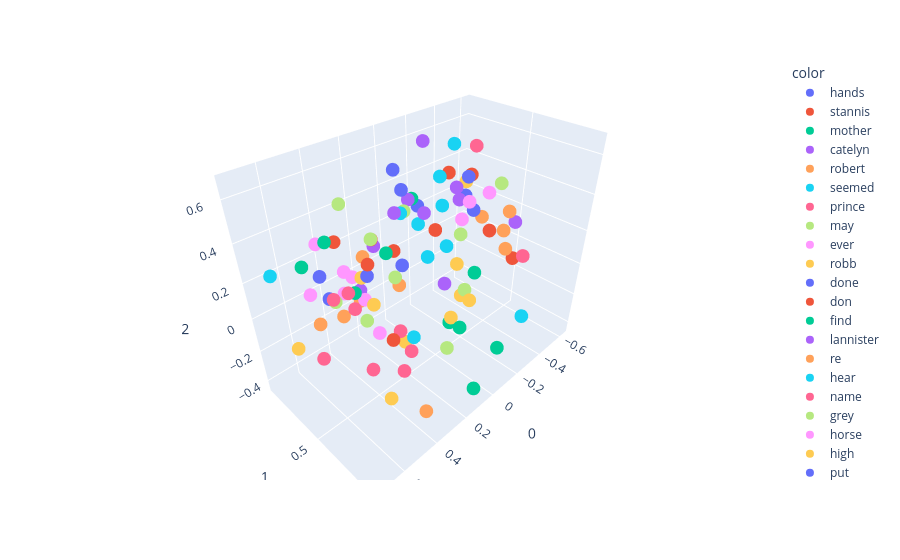

This figure's notebook cell:
### Code cell
import plotly.express as px

fig = px.scatter_3d(data_frame=X[200:300], x=0, y=1, z=2, color=y[200:300])
fig.show()

### Figure 1 — Plotly figure (JSON) as saved in the notebook; plotly's stock layout.template omitted (floating-point values rounded to 4 significant figures)
{"data": [{"hovertemplate": "color=hands<br>0=%{x}<br>1=%{y}<br>2=%{z}<extra></extra>", "legendgroup": "hands", "marker": {"color": "#636efa", "symbol": "circle"}, "mode": "markers", "name": "hands", "scene": "scene", "showlegend": true, "type": "scatter3d", "x": [-0.3162], "y": [0.4065], "z": [0.4455]}, {"hovertemplate": "color=stannis<br>0=%{x}<br>1=%{y}<br>2=%{z}<extra></extra>", "legendgroup": "stannis", "marker": {"color": "#EF553B", "symbol": "circle"}, "mode": "markers", "name": "stannis", "scene": "scene", "showlegend": true, "type": "scatter3d", "x": [0.4035], "y": [0.6352], "z": [-0.006676]}, {"hovertemplate": "color=mother<br>0=%{x}<br>1=%{y}<br>2=%{z}<extra></extra>", "legendgroup": "mother", "marker": {"color": "#00cc96", "symbol": "circle"}, "mode": "markers", "name": "mother", "scene": "scene", "showlegend": true, "type": "scatter3d", "x": [0.4794], "y": [0.4946], "z": [0.2134]}, {"hovertemplate": "color=catelyn<br>0=%{x}<br>1=%{y}<br>2=%{z}<extra></extra>", "legendgroup": "catelyn", "marker": {"color": "#ab63fa", "symbol": "circle"}, "mode": "markers", "name": "catelyn", "scene": "scene", "showlegend": true, "type": "scatter3d", "x": [0.23], "y": [0.3179], "z": [0.2511]}, {"hovertemplate": "color=robert<br>0=%{x}<br>1=%{y}<br>2=%{z}<extra></extra>", "legendgroup": "robert", "marker": {"color": "#FFA15A", "symbol": "circle"}, "mode": "markers", "name": "robert", "scene": "scene", "showlegend": true, "type": "scatter3d", "x": [0.5331], "y": [0.4742], "z": [0.107]}, {"hovertemplate": "color=seemed<br>0=%{x}<br>1=%{y}<br>2=%{z}<extra></extra>", "legendgroup": "seemed", "marker": {"color": "#19d3f3", "symbol": "circle"}, "mode": "markers", "name": "seemed", "scene": "scene", "showlegend": true, "type": "scatter3d", "x": [0.04003], "y": [0.4176], "z": [0.3304]}, {"hovertemplate": "color=prince<br>0=%{x}<br>1=%{y}<br>2=%{z}<extra></extra>", "legendgroup": "prince", "marker": {"color": "#FF6692", "symbol": "circle"}, "mode": "markers", "name": "prince", "scene": "scene", "showlegend": true, "type": "scatter3d", "x": [0.5466], "y": [0.4323], "z": [0.1806]}, {"hovertemplate": "color=may<br>0=%{x}<br>1=%{y}<br>2=%{z}<extra></extra>", "legendgroup": "may", "marker": {"color": "#B6E880", "symbol": "circle"}, "mode": "markers", "name": "may", "scene": "scene", "showlegend": true, "type": "scatter3d", "x": [0.5433], "y": [0.4418], "z": [0.1717]}, {"hovertemplate": "color=ever<br>0=%{x}<br>1=%{y}<br>2=%{z}<extra></extra>", "legendgroup": "ever", "marker": {"color": "#FF97FF", "symbol": "circle"}, "mode": "markers", "name": "ever", "scene": "scene", "showlegend": true, "type": "scatter3d", "x": [0.4259], "y": [0.4862], "z": [0.1434]}, {"hovertemplate": "color=robb<br>0=%{x}<br>1=%{y}<br>2=%{z}<extra></extra>", "legendgroup": "robb", "marker": {"color": "#FECB52", "symbol": "circle"}, "mode": "markers", "name": "robb", "scene": "scene", "showlegend": true, "type": "scatter3d", "x": [0.4046], "y": [0.4446], "z": [0.2271]}, {"hovertemplate": "color=done<br>0=%{x}<br>1=%{y}<br>2=%{z}<extra></extra>", "legendgroup": "done", "marker": {"color": "#636efa", "symbol": "circle"}, "mode": "markers", "name": "done", "scene": "scene", "showlegend": true, "type": "scatter3d", "x": [0.4615], "y": [0.5631], "z": [0.3262]}, {"hovertemplate": "color=don<br>0=%{x}<br>1=%{y}<br>2=%{z}<extra></extra>", "legendgroup": "don", "marker": {"color": "#EF553B", "symbol": "circle"}, "mode": "markers", "name": "don", "scene": "scene", "showlegend": true, "type": "scatter3d", "x": [0.4283], "y": [0.303], "z": [0.3539]}, {"hovertemplate": "color=find<br>0=%{x}<br>1=%{y}<br>2=%{z}<extra></extra>", "legendgroup": "find", "marker": {"color": "#00cc96", "symbol": "circle"}, "mode": "markers", "name": "find", "scene": "scene", "showlegend": true, "type": "scatter3d", "x": [0.3824], "y": [0.5918], "z": [0.4105]}, {"hovertemplate": "color=lannister<br>0=%{x}<br>1=%{y}<br>2=%{z}<extra></extra>", "legendgroup": "lannister", "marker": {"color": "#ab63fa", "symbol": "circle"}, "mode": "markers", "name": "lannister", "scene": "scene", "showlegend": true, "type": "scatter3d", "x": [0.3921], "y": [0.4121], "z": [0.1353]}, {"hovertemplate": "color=re<br>0=%{x}<br>1=%{y}<br>2=%{z}<extra></extra>", "legendgroup": "re", "marker": {"color": "#FFA15A", "symbol": "circle"}, "mode": "markers", "name": "re", "scene": "scene", "showlegend": true, "type": "scatter3d", "x": [0.3655], "y": [0.4132], "z": [0.3006]}, {"hovertemplate": "color=hear<br>0=%{x}<br>1=%{y}<br>2=%{z}<extra></extra>", "legendgroup": "hear", "marker": {"color": "#19d3f3", "symbol": "circle"}, "mode": "markers", "name": "hear", "scene": "scene", "showlegend": true, "type": "scatter3d", "x": [0.1781], "y": [0.4532], "z": [0.4542]}, {"hovertemplate": "color=name<br>0=%{x}<br>1=%{y}<br>2=%{z}<extra></extra>", "legendgroup": "name", "marker": {"color": "#FF6692", "symbol": "circle"}, "mode": "markers", "name": "name", "scene": "scene", "showlegend": true, "type": "scatter3d", "x": [0.5607], "y": [0.5676], "z": [0.2973]}, {"hovertemplate": "color=grey<br>0=%{x}<br>1=%{y}<br>2=%{z}<extra></extra>", "legendgroup": "grey", "marker": {"color": "#B6E880", "symbol": "circle"}, "mode": "markers", "name": "grey", "scene": "scene", "showlegend": true, "type": "scatter3d", "x": [-0.4431], "y": [0.2612], "z": [0.001293]}, {"hovertemplate": "color=horse<br>0=%{x}<br>1=%{y}<br>2=%{z}<extra></extra>", "legendgroup": "horse", "marker": {"color": "#FF97FF", "symbol": "circle"}, "mode": "markers", "name": "horse", "scene": "scene", "showlegend": true, "type": "scatter3d", "x": [-0.3566], "y": [0.509], "z": [0.3816]}, {"hovertemplate": "color=high<br>0=%{x}<br>1=%{y}<br>2=%{z}<extra></extra>", "legendgroup": "high", "marker": {"color": "#FECB52", "symbol": "circle"}, "mode": "markers", "name": "high", "scene": "scene", "showlegend": true, "type": "scatter3d", "x": [-0.1796], "y": [0.5067], "z": [-0.1563]}, {"hovertemplate": "color=put<br>0=%{x}<br>1=%{y}<br>2=%{z}<extra></extra>", "legendgroup": "put", "marker": {"color": "#636efa", "symbol": "circle"}, "mode": "markers", "name": "put", "scene": "scene", "showlegend": true, "type": "scatter3d", "x": [0.2156], "y": [0.4599], "z": [0.6667]}, {"hovertemplate": "color=stone<br>0=%{x}<br>1=%{y}<br>2=%{z}<extra></extra>", "legendgroup": "stone", "marker": {"color": "#EF553B", "symbol": "circle"}, "mode": "markers", "name": "stone", "scene": "scene", "showlegend": true, "type": "scatter3d", "x": [-0.6241], "y": [0.506], "z": [-0.1313]}, {"hovertemplate": "color=wine<br>0=%{x}<br>1=%{y}<br>2=%{z}<extra></extra>", "legendgroup": "wine", "marker": {"color": "#00cc96", "symbol": "circle"}, "mode": "markers", "name": "wine", "scene": "scene", "showlegend": true, "type": "scatter3d", "x": [-0.07075], "y": [0.2576], "z": [0.3618]}, {"hovertemplate": "color=hard<br>0=%{x}<br>1=%{y}<br>2=%{z}<extra></extra>", "legendgroup": "hard", "marker": {"color": "#ab63fa", "symbol": "circle"}, "mode": "markers", "name": "hard", "scene": "scene", "showlegend": true, "type": "scatter3d", "x": [-0.3173], "y": [0.3294], "z": [0.3615]}, {"hovertemplate": "color=water<br>0=%{x}<br>1=%{y}<br>2=%{z}<extra></extra>", "legendgroup": "water", "marker": {"color": "#FFA15A", "symbol": "circle"}, "mode": "markers", "name": "water", "scene": "scene", "showlegend": true, "type": "scatter3d", "x": [-0.5683], "y": [0.4917], "z": [0.1894]}, {"hovertemplate": "color=upon<br>0=%{x}<br>1=%{y}<br>2=%{z}<extra></extra>", "legendgroup": "upon", "marker": {"color": "#19d3f3", "symbol": "circle"}, "mode": "markers", "name": "upon", "scene": "scene", "showlegend": true, "type": "scatter3d", "x": [-0.1234], "y": [0.448], "z": [0.1503]}, {"hovertemplate": "color=fire<br>0=%{x}<br>1=%{y}<br>2=%{z}<extra></extra>", "legendgroup": "fire", "marker": {"color": "#FF6692", "symbol": "circle"}, "mode": "markers", "name": "fire", "scene": "scene", "showlegend": true, "type": "scatter3d", "x": [-0.4649], "y": [0.6741], "z": [0.03756]}, {"hovertemplate": "color=iron<br>0=%{x}<br>1=%{y}<br>2=%{z}<extra></extra>", "legendgroup": "iron", "marker": {"color": "#B6E880", "symbol": "circle"}, "mode": "markers", "name": "iron", "scene": "scene", "showlegend": true, "type": "scatter3d", "x": [-0.1769], "y": [0.5331], "z": [-0.104]}, {"hovertemplate": "color=until<br>0=%{x}<br>1=%{y}<br>2=%{z}<extra></extra>", "legendgroup": "until", "marker": {"color": "#FF97FF", "symbol": "circle"}, "mode": "markers", "name": "until", "scene": "scene", "showlegend": true, "type": "scatter3d", "x": [-0.1521], "y": [0.5566], "z": [0.425]}, {"hovertemplate": "color=these<br>0=%{x}<br>1=%{y}<br>2=%{z}<extra></extra>", "legendgroup": "these", "marker": {"color": "#FECB52", "symbol": "circle"}, "mode": "markers", "name": "these", "scene": "scene", "showlegend": true, "type": "scatter3d", "x": [0.4412], "y": [0.6443], "z": [-0.3442]}, {"hovertemplate": "color=voice<br>0=%{x}<br>1=%{y}<br>2=%{z}<extra></extra>", "legendgroup": "voice", "marker": {"color": "#636efa", "symbol": "circle"}, "mode": "markers", "name": "voice", "scene": "scene", "showlegend": true, "type": "scatter3d", "x": [0.01312], "y": [0.2774], "z": [0.4449]}, {"hovertemplate": "color=gone<br>0=%{x}<br>1=%{y}<br>2=%{z}<extra></extra>", "legendgroup": "gone", "marker": {"color": "#EF553B", "symbol": "circle"}, "mode": "markers", "name": "gone", "scene": "scene", "showlegend": true, "type": "scatter3d", "x": [0.03488], "y": [0.5228], "z": [0.3409]}, {"hovertemplate": "color=give<br>0=%{x}<br>1=%{y}<br>2=%{z}<extra></extra>", "legendgroup": "give", "marker": {"color": "#00cc96", "symbol": "circle"}, "mode": "markers", "name": "give", "scene": "scene", "showlegend": true, "type": "scatter3d", "x": [0.5554], "y": [0.4351], "z": [0.4677]}, {"hovertemplate": "color=sam<br>0=%{x}<br>1=%{y}<br>2=%{z}<extra></extra>", "legendgroup": "sam", "marker": {"color": "#ab63fa", "symbol": "circle"}, "mode": "markers", "name": "sam", "scene": "scene", "showlegend": true, "type": "scatter3d", "x": [-0.001823], "y": [0.3061], "z": [0.3996]}, {"hovertemplate": "color=better<br>0=%{x}<br>1=%{y}<br>2=%{z}<extra></extra>", "legendgroup": "better", "marker": {"color": "#FFA15A", "symbol": "circle"}, "mode": "markers", "name": "better", "scene": "scene", "showlegend": true, "type": "scatter3d", "x": [0.4373], "y": [0.4697], "z": [0.1347]}, {"hovertemplate": "color=seen<br>0=%{x}<br>1=%{y}<br>2=%{z}<extra></extra>", "legendgroup": "seen", "marker": {"color": "#19d3f3", "symbol": "circle"}, "mode": "markers", "name": "seen", "scene": "scene", "showlegend": true, "type": "scatter3d", "x": [0.1409], "y": [0.5806], "z": [0.2737]}, {"hovertemplate": "color=shall<br>0=%{x}<br>1=%{y}<br>2=%{z}<extra></extra>", "legendgroup": "shall", "marker": {"color": "#FF6692", "symbol": "circle"}, "mode": "markers", "name": "shall", "scene": "scene", "showlegend": true, "type": "scatter3d", "x": [0.5038], "y": [0.5188], "z": [0.1563]}, {"hovertemplate": "color=ned<br>0=%{x}<br>1=%{y}<br>2=%{z}<extra></extra>", "legendgroup": "ned", "marker": {"color": "#B6E880", "symbol": "circle"}, "mode": "markers", "name": "ned", "scene": "scene", "showlegend": true, "type": "scatter3d", "x": [0.2643], "y": [0.3454], "z": [0.3149]}, {"hovertemplate": "color=always<br>0=%{x}<br>1=%{y}<br>2=%{z}<extra></extra>", "legendgroup": "always", "marker": {"color": "#FF97FF", "symbol": "circle"}, "mode": "markers", "name": "always", "scene": "scene", "showlegend": true, "type": "scatter3d", "x": [0.4634], "y": [0.392], "z": [0.1458]}, {"hovertemplate": "color=years<br>0=%{x}<br>1=%{y}<br>2=%{z}<extra></extra>", "legendgroup": "years", "marker": {"color": "#FECB52", "symbol": "circle"}, "mode": "markers", "name": "years", "scene": "scene", "showlegend": true, "type": "scatter3d", "x": [0.3201], "y": [0.6174], "z": [-0.08435]}, {"hovertemplate": "color=between<br>0=%{x}<br>1=%{y}<br>2=%{z}<extra></extra>", "legendgroup": "between", "marker": {"color": "#636efa", "symbol": "circle"}, "mode": "markers", "name": "between", "scene": "scene", "showlegend": true, "type": "scatter3d", "x": [-0.4108], "y": [0.312], "z": [0.2767]}, {"hovertemplate": "color=dark<br>0=%{x}<br>1=%{y}<br>2=%{z}<extra></extra>", "legendgroup": "dark", "marker": {"color": "#EF553B", "symbol": "circle"}, "mode": "markers", "name": "dark", "scene": "scene", "showlegend": true, "type": "scatter3d", "x": [-0.5206], "y": [0.4037], "z": [0.05357]}, {"hovertemplate": "color=place<br>0=%{x}<br>1=%{y}<br>2=%{z}<extra></extra>", "legendgroup": "place", "marker": {"color": "#00cc96", "symbol": "circle"}, "mode": "markers", "name": "place", "scene": "scene", "showlegend": true, "type": "scatter3d", "x": [0.186], "y": [0.8196], "z": [0.04423]}, {"hovertemplate": "color=small<br>0=%{x}<br>1=%{y}<br>2=%{z}<extra></extra>", "legendgroup": "small", "marker": {"color": "#ab63fa", "symbol": "circle"}, "mode": "markers", "name": "small", "scene": "scene", "showlegend": true, "type": "scatter3d", "x": [-0.2111], "y": [0.359], "z": [-0.1744]}, {"hovertemplate": "color=cold<br>0=%{x}<br>1=%{y}<br>2=%{z}<extra></extra>", "legendgroup": "cold", "marker": {"color": "#FFA15A", "symbol": "circle"}, "mode": "markers", "name": "cold", "scene": "scene", "showlegend": true, "type": "scatter3d", "x": [-0.3945], "y": [0.4436], "z": [0.2067]}, {"hovertemplate": "color=winterfell<br>0=%{x}<br>1=%{y}<br>2=%{z}<extra></extra>", "legendgroup": "winterfell", "marker": {"color": "#19d3f3", "symbol": "circle"}, "mode": "markers", "name": "winterfell", "scene": "scene", "showlegend": true, "type": "scatter3d", "x": [0.3453], "y": [0.702], "z": [0.01504]}, {"hovertemplate": "color=most<br>0=%{x}<br>1=%{y}<br>2=%{z}<extra></extra>", "legendgroup": "most", "marker": {"color": "#FF6692", "symbol": "circle"}, "mode": "markers", "name": "most", "scene": "scene", "showlegend": true, "type": "scatter3d", "x": [0.4535], "y": [0.54], "z": [-0.2214]}, {"hovertemplate": "color=hundred<br>0=%{x}<br>1=%{y}<br>2=%{z}<extra></extra>", "legendgroup": "hundred", "marker": {"color": "#B6E880", "symbol": "circle"}, "mode": "markers", "name": "hundred", "scene": "scene", "showlegend": true, "type": "scatter3d", "x": [0.02115], "y": [0.6009], "z": [-0.338]}, {"hovertemplate": "color=stood<br>0=%{x}<br>1=%{y}<br>2=%{z}<extra></extra>", "legendgroup": "stood", "marker": {"color": "#FF97FF", "symbol": "circle"}, "mode": "markers", "name": "stood", "scene": "scene", "showlegend": true, "type": "scatter3d", "x": [-0.2684], "y": [0.4159], "z": [0.2309]}, {"hovertemplate": "color=end<br>0=%{x}<br>1=%{y}<br>2=%{z}<extra></extra>", "legendgroup": "end", "marker": {"color": "#FECB52", "symbol": "circle"}, "mode": "markers", "name": "end", "scene": "scene", "showlegend": true, "type": "scatter3d", "x": [0.07603], "y": [0.7743], "z": [0.1057]}, {"hovertemplate": "color=sister<br>0=%{x}<br>1=%{y}<br>2=%{z}<extra></extra>", "legendgroup": "sister", "marker": {"color": "#636efa", "symbol": "circle"}, "mode": "markers", "name": "sister", "scene": "scene", "showlegend": true, "type": "scatter3d", "x": [0.5772], "y": [0.4006], "z": [0.2984]}, {"hovertemplate": "color=words<br>0=%{x}<br>1=%{y}<br>2=%{z}<extra></extra>", "legendgroup": "words", "marker": {"color": "#EF553B", "symbol": "circle"}, "mode": "markers", "name": "words", "scene": "scene", "showlegend": true, "type": "scatter3d", "x": [0.2458], "y": [0.4781], "z": [0.3056]}, {"hovertemplate": "color=sea<br>0=%{x}<br>1=%{y}<br>2=%{z}<extra></extra>", "legendgroup": "sea", "marker": {"color": "#00cc96", "symbol": "circle"}, "mode": "markers", "name": "sea", "scene": "scene", "showlegend": true, "type": "scatter3d", "x": [-0.117], "y": [0.8135], "z": [-0.2858]}, {"hovertemplate": "color=right<br>0=%{x}<br>1=%{y}<br>2=%{z}<extra></extra>", "legendgroup": "right", "marker": {"color": "#ab63fa", "symbol": "circle"}, "mode": "markers", "name": "right", "scene": "scene", "showlegend": true, "type": "scatter3d", "x": [-0.129], "y": [0.5151], "z": [0.4294]}, {"hovertemplate": "color=nothing<br>0=%{x}<br>1=%{y}<br>2=%{z}<extra></extra>", "legendgroup": "nothing", "marker": {"color": "#FFA15A", "symbol": "circle"}, "mode": "markers", "name": "nothing", "scene": "scene", "showlegend": true, "type": "scatter3d", "x": [0.2497], "y": [0.5103], "z": [0.1404]}, {"hovertemplate": "color=walls<br>0=%{x}<br>1=%{y}<br>2=%{z}<extra></extra>", "legendgroup": "walls", "marker": {"color": "#19d3f3", "symbol": "circle"}, "mode": "markers", "name": "walls", "scene": "scene", "showlegend": true, "type": "scatter3d", "x": [-0.4125], "y": [0.7471], "z": [-0.2965]}, {"hovertemplate": "color=fingers<br>0=%{x}<br>1=%{y}<br>2=%{z}<extra></extra>", "legendgroup": "fingers", "marker": {"color": "#FF6692", "symbol": "circle"}, "mode": "markers", "name": "fingers", "scene": "scene", "showlegend": true, "type": "scatter3d", "x": [-0.4889], "y": [0.3039], "z": [0.5266]}, {"hovertemplate": "color=same<br>0=%{x}<br>1=%{y}<br>2=%{z}<extra></extra>", "legendgroup": "same", "marker": {"color": "#B6E880", "symbol": "circle"}, "mode": "markers", "name": "same", "scene": "scene", "showlegend": true, "type": "scatter3d", "x": [0.2679], "y": [0.5063], "z": [0.1906]}, {"hovertemplate": "color=house<br>0=%{x}<br>1=%{y}<br>2=%{z}<extra></extra>", "legendgroup": "house", "marker": {"color": "#FF97FF", "symbol": "circle"}, "mode": "markers", "name": "house", "scene": "scene", "showlegend": true, "type": "scatter3d", "x": [0.324], "y": [0.4402], "z": [-0.1429]}, {"hovertemplate": "color=cloak<br>0=%{x}<br>1=%{y}<br>2=%{z}<extra></extra>", "legendgroup": "cloak", "marker": {"color": "#FECB52", "symbol": "circle"}, "mode": "markers", "name": "cloak", "scene": "scene", "showlegend": true, "type": "scatter3d", "x": [-0.4238], "y": [0.3012], "z": [0.3497]}, {"hovertemplate": "color=young<br>0=%{x}<br>1=%{y}<br>2=%{z}<extra></extra>", "legendgroup": "young", "marker": {"color": "#636efa", "symbol": "circle"}, "mode": "markers", "name": "young", "scene": "scene", "showlegend": true, "type": "scatter3d", "x": [0.4745], "y": [0.2813], "z": [0.05927]}, {"hovertemplate": "color=beside<br>0=%{x}<br>1=%{y}<br>2=%{z}<extra></extra>", "legendgroup": "beside", "marker": {"color": "#EF553B", "symbol": "circle"}, "mode": "markers", "name": "beside", "scene": "scene", "showlegend": true, "type": "scatter3d", "x": [-0.2616], "y": [0.3248], "z": [0.4586]}, {"hovertemplate": "color=does<br>0=%{x}<br>1=%{y}<br>2=%{z}<extra></extra>", "legendgroup": "does", "marker": {"color": "#00cc96", "symbol": "circle"}, "mode": "markers", "name": "does", "scene": "scene", "showlegend": true, "type": "scatter3d", "x": [0.6155], "y": [0.3378], "z": [0.3326]}, {"hovertemplate": "color=get<br>0=%{x}<br>1=%{y}<br>2=%{z}<extra></extra>", "legendgroup": "get", "marker": {"color": "#ab63fa", "symbol": "circle"}, "mode": "markers", "name": "get", "scene": "scene", "showlegend": true, "type": "scatter3d", "x": [0.1726], "y": [0.5917], "z": [0.507]}, {"hovertemplate": "color=seven<br>0=%{x}<br>1=%{y}<br>2=%{z}<extra></extra>", "legendgroup": "seven", "marker": {"color": "#FFA15A", "symbol": "circle"}, "mode": "markers", "name": "seven", "scene": "scene", "showlegend": true, "type": "scatter3d", "x": [0.3257], "y": [0.7561], "z": [-0.4371]}, {"hovertemplate": "color=mouth<br>0=%{x}<br>1=%{y}<br>2=%{z}<extra></extra>", "legendgroup": "mouth", "marker": {"color": "#19d3f3", "symbol": "circle"}, "mode": "markers", "name": "mouth", "scene": "scene", "showlegend": true, "type": "scatter3d", "x": [-0.3452], "y": [0.2798], "z": [0.5701]}, {"hovertemplate": "color=watch<br>0=%{x}<br>1=%{y}<br>2=%{z}<extra></extra>", "legendgroup": "watch", "marker": {"color": "#FF6692", "symbol": "circle"}, "mode": "markers", "name": "watch", "scene": "scene", "showlegend": true, "type": "scatter3d", "x": [0.3459], "y": [0.6175], "z": [-0.00391]}, {"hovertemplate": "color=door<br>0=%{x}<br>1=%{y}<br>2=%{z}<extra></extra>", "legendgroup": "door", "marker": {"color": "#B6E880", "symbol": "circle"}, "mode": "markers", "name": "door", "scene": "scene", "showlegend": true, "type": "scatter3d", "x": [-0.4475], "y": [0.5107], "z": [0.4014]}, {"hovertemplate": "color=joffrey<br>0=%{x}<br>1=%{y}<br>2=%{z}<extra></extra>", "legendgroup": "joffrey", "marker": {"color": "#FF97FF", "symbol": "circle"}, "mode": "markers", "name": "joffrey", "scene": "scene", "showlegend": true, "type": "scatter3d", "x": [0.4731], "y": [0.4203], "z": [0.2799]}, {"hovertemplate": "color=green<br>0=%{x}<br>1=%{y}<br>2=%{z}<extra></extra>", "legendgroup": "green", "marker": {"color": "#FECB52", "symbol": "circle"}, "mode": "markers", "name": "green", "scene": "scene", "showlegend": true, "type": "scatter3d", "x": [-0.3975], "y": [0.281], "z": [-0.1715]}, {"hovertemplate": "color=big<br>0=%{x}<br>1=%{y}<br>2=%{z}<extra></extra>", "legendgroup": "big", "marker": {"color": "#636efa", "symbol": "circle"}, "mode": "markers", "name": "big", "scene": "scene", "showlegend": true, "type": "scatter3d", "x": [-0.2471], "y": [0.113], "z": [0.2021]}, {"hovertemplate": "color=under<br>0=%{x}<br>1=%{y}<br>2=%{z}<extra></extra>", "legendgroup": "under", "marker": {"color": "#EF553B", "symbol": "circle"}, "mode": "markers", "name": "under", "scene": "scene", "showlegend": true, "type": "scatter3d", "x": [-0.5429], "y": [0.2371], "z": [0.3294]}, {"hovertemplate": "color=few<br>0=%{x}<br>1=%{y}<br>2=%{z}<extra></extra>", "legendgroup": "few", "marker": {"color": "#00cc96", "symbol": "circle"}, "mode": "markers", "name": "few", "scene": "scene", "showlegend": true, "type": "scatter3d", "x": [-0.008341], "y": [0.5849], "z": [-0.1914]}, {"hovertemplate": "color=sent<br>0=%{x}<br>1=%{y}<br>2=%{z}<extra></extra>", "legendgroup": "sent", "marker": {"color": "#ab63fa", "symbol": "circle"}, "mode": "markers", "name": "sent", "scene": "scene", "showlegend": true, "type": "scatter3d", "x": [0.2536], "y": [0.5009], "z": [0.5033]}, {"hovertemplate": "color=perhaps<br>0=%{x}<br>1=%{y}<br>2=%{z}<extra></extra>", "legendgroup": "perhaps", "marker": {"color": "#FFA15A", "symbol": "circle"}, "mode": "markers", "name": "perhaps", "scene": "scene", "showlegend": true, "type": "scatter3d", "x": [0.6682], "y": [0.5103], "z": [0.1694]}, {"hovertemplate": "color=almost<br>0=%{x}<br>1=%{y}<br>2=%{z}<extra></extra>", "legendgroup": "almost", "marker": {"color": "#19d3f3", "symbol": "circle"}, "mode": "markers", "name": "almost", "scene": "scene", "showlegend": true, "type": "scatter3d", "x": [-0.2181], "y": [0.3052], "z": [0.4456]}, {"hovertemplate": "color=such<br>0=%{x}<br>1=%{y}<br>2=%{z}<extra></extra>", "legendgroup": "such", "marker": {"color": "#FF6692", "symbol": "circle"}, "mode": "markers", "name": "such", "scene": "scene", "showlegend": true, "type": "scatter3d", "x": [0.6498], "y": [0.4596], "z": [-0.06947]}, {"hovertemplate": "color=wanted<br>0=%{x}<br>1=%{y}<br>2=%{z}<extra></extra>", "legendgroup": "wanted", "marker": {"color": "#B6E880", "symbol": "circle"}, "mode": "markers", "name": "wanted", "scene": "scene", "showlegend": true, "type": "scatter3d", "x": [0.4512], "y": [0.4052], "z": [0.5818]}, {"hovertemplate": "color=daughter<br>0=%{x}<br>1=%{y}<br>2=%{z}<extra></extra>", "legendgroup": "daughter", "marker": {"color": "#FF97FF", "symbol": "circle"}, "mode": "markers", "name": "daughter", "scene": "scene", "showlegend": true, "type": "scatter3d", "x": [0.5537], "y": [0.259], "z": [0.1134]}, {"hovertemplate": "color=true<br>0=%{x}<br>1=%{y}<br>2=%{z}<extra></extra>", "legendgroup": "true", "marker": {"color": "#FECB52", "symbol": "circle"}, "mode": "markers", "name": "true", "scene": "scene", "showlegend": true, "type": "scatter3d", "x": [0.7263], "y": [0.3999], "z": [0.001003]}, {"hovertemplate": "color=while<br>0=%{x}<br>1=%{y}<br>2=%{z}<extra></extra>", "legendgroup": "while", "marker": {"color": "#636efa", "symbol": "circle"}, "mode": "markers", "name": "while", "scene": "scene", "showlegend": true, "type": "scatter3d", "x": [-0.3151], "y": [0.4501], "z": [0.2793]}, {"hovertemplate": "color=leave<br>0=%{x}<br>1=%{y}<br>2=%{z}<extra></extra>", "legendgroup": "leave", "marker": {"color": "#EF553B", "symbol": "circle"}, "mode": "markers", "name": "leave", "scene": "scene", "showlegend": true, "type": "scatter3d", "x": [0.4782], "y": [0.5947], "z": [0.4049]}, {"hovertemplate": "color=city<br>0=%{x}<br>1=%{y}<br>2=%{z}<extra></extra>", "legendgroup": "city", "marker": {"color": "#00cc96", "symbol": "circle"}, "mode": "markers", "name": "city", "scene": "scene", "showlegend": true, "type": "scatter3d", "x": [0.1288], "y": [0.8745], "z": [-0.3408]}, {"hovertemplate": "color=wind<br>0=%{x}<br>1=%{y}<br>2=%{z}<extra></extra>", "legendgroup": "wind", "marker": {"color": "#ab63fa", "symbol": "circle"}, "mode": "markers", "name": "wind", "scene": "scene", "showlegend": true, "type": "scatter3d", "x": [-0.5823], "y": [0.5259], "z": [0.1327]}, {"hovertemplate": "color=light<br>0=%{x}<br>1=%{y}<br>2=%{z}<extra></extra>", "legendgroup": "light", "marker": {"color": "#FFA15A", "symbol": "circle"}, "mode": "markers", "name": "light", "scene": "scene", "showlegend": true, "type": "scatter3d", "x": [-0.3797], "y": [0.6197], "z": [0.09626]}, {"hovertemplate": "color=arms<br>0=%{x}<br>1=%{y}<br>2=%{z}<extra></extra>", "legendgroup": "arms", "marker": {"color": "#19d3f3", "symbol": "circle"}, "mode": "markers", "name": "arms", "scene": "scene", "showlegend": true, "type": "scatter3d", "x": [-0.1695], "y": [0.3706], "z": [0.3292]}, {"hovertemplate": "color=children<br>0=%{x}<br>1=%{y}<br>2=%{z}<extra></extra>", "legendgroup": "children", "marker": {"color": "#FF6692", "symbol": "circle"}, "mode": "markers", "name": "children", "scene": "scene", "showlegend": true, "type": "scatter3d", "x": [0.3762], "y": [0.6678], "z": [-0.1926]}, {"hovertemplate": "color=herself<br>0=%{x}<br>1=%{y}<br>2=%{z}<extra></extra>", "legendgroup": "herself", "marker": {"color": "#B6E880", "symbol": "circle"}, "mode": "markers", "name": "herself", "scene": "scene", "showlegend": true, "type": "scatter3d", "x": [0.05847], "y": [0.3416], "z": [0.3747]}, {"hovertemplate": "color=sweet<br>0=%{x}<br>1=%{y}<br>2=%{z}<extra></extra>", "legendgroup": "sweet", "marker": {"color": "#FF97FF", "symbol": "circle"}, "mode": "markers", "name": "sweet", "scene": "scene", "showlegend": true, "type": "scatter3d", "x": [0.4451], "y": [0.1789], "z": [0.2949]}, {"hovertemplate": "color=others<br>0=%{x}<br>1=%{y}<br>2=%{z}<extra></extra>", "legendgroup": "others", "marker": {"color": "#FECB52", "symbol": "circle"}, "mode": "markers", "name": "others", "scene": "scene", "showlegend": true, "type": "scatter3d", "x": [0.01681], "y": [0.6171], "z": [-0.1251]}, {"hovertemplate": "color=lost<br>0=%{x}<br>1=%{y}<br>2=%{z}<extra></extra>", "legendgroup": "lost", "marker": {"color": "#636efa", "symbol": "circle"}, "mode": "markers", "name": "lost", "scene": "scene", "showlegend": true, "type": "scatter3d", "x": [0.259], "y": [0.5452], "z": [0.2696]}, {"hovertemplate": "color=theon<br>0=%{x}<br>1=%{y}<br>2=%{z}<extra></extra>", "legendgroup": "theon", "marker": {"color": "#EF553B", "symbol": "circle"}, "mode": "markers", "name": "theon", "scene": "scene", "showlegend": true, "type": "scatter3d", "x": [0.2259], "y": [0.2976], "z": [0.2761]}, {"hovertemplate": "color=each<br>0=%{x}<br>1=%{y}<br>2=%{z}<extra></extra>", "legendgroup": "each", "marker": {"color": "#00cc96", "symbol": "circle"}, "mode": "markers", "name": "each", "scene": "scene", "showlegend": true, "type": "scatter3d", "x": [-0.2197], "y": [0.557], "z": [-0.004415]}, {"hovertemplate": "color=felt<br>0=%{x}<br>1=%{y}<br>2=%{z}<extra></extra>", "legendgroup": "felt", "marker": {"color": "#ab63fa", "symbol": "circle"}, "mode": "markers", "name": "felt", "scene": "scene", "showlegend": true, "type": "scatter3d", "x": [-0.1515], "y": [0.2554], "z": [0.6299]}, {"hovertemplate": "color=side<br>0=%{x}<br>1=%{y}<br>2=%{z}<extra></extra>", "legendgroup": "side", "marker": {"color": "#FFA15A", "symbol": "circle"}, "mode": "markers", "name": "side", "scene": "scene", "showlegend": true, "type": "scatter3d", "x": [-0.3033], "y": [0.6521], "z": [0.25]}, {"hovertemplate": "color=yes<br>0=%{x}<br>1=%{y}<br>2=%{z}<extra></extra>", "legendgroup": "yes", "marker": {"color": "#19d3f3", "symbol": "circle"}, "mode": "markers", "name": "yes", "scene": "scene", "showlegend": true, "type": "scatter3d", "x": [0.7062], "y": [0.2336], "z": [0.2812]}, {"hovertemplate": "color=brothers<br>0=%{x}<br>1=%{y}<br>2=%{z}<extra></extra>", "legendgroup": "brothers", "marker": {"color": "#FF6692", "symbol": "circle"}, "mode": "markers", "name": "brothers", "scene": "scene", "showlegend": true, "type": "scatter3d", "x": [0.3254], "y": [0.6633], "z": [-0.1076]}, {"hovertemplate": "color=best<br>0=%{x}<br>1=%{y}<br>2=%{z}<extra></extra>", "legendgroup": "best", "marker": {"color": "#B6E880", "symbol": "circle"}, "mode": "markers", "name": "best", "scene": "scene", "showlegend": true, "type": "scatter3d", "x": [0.5231], "y": [0.6221], "z": [0.1681]}, {"hovertemplate": "color=very<br>0=%{x}<br>1=%{y}<br>2=%{z}<extra></extra>", "legendgroup": "very", "marker": {"color": "#FF97FF", "symbol": "circle"}, "mode": "markers", "name": "very", "scene": "scene", "showlegend": true, "type": "scatter3d", "x": [0.3556], "y": [0.3074], "z": [0.1346]}, {"hovertemplate": "color=die<br>0=%{x}<br>1=%{y}<br>2=%{z}<extra></extra>", "legendgroup": "die", "marker": {"color": "#FECB52", "symbol": "circle"}, "mode": "markers", "name": "die", "scene": "scene", "showlegend": true, "type": "scatter3d", "x": [0.5015], "y": [0.6455], "z": [0.2511]}], "layout": {"legend": {"title": {"text": "color"}, "tracegroupgap": 0}, "margin": {"t": 60}, "scene": {"domain": {"x": [0, 1], "y": [0, 1]}, "xaxis": {"title": {"text": "0"}}, "yaxis": {"title": {"text": "1"}}, "zaxis": {"title": {"text": "2"}}}}}
